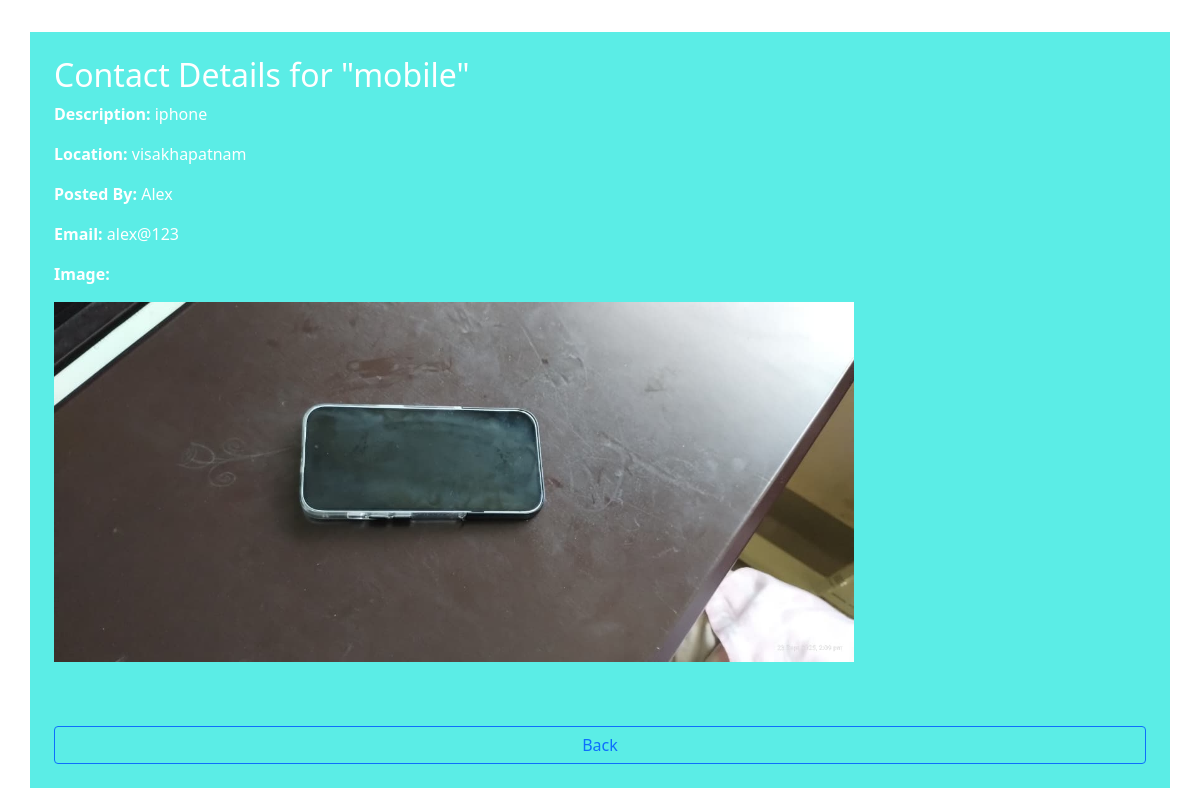
Screenshot of /finder/2/contact/ (signed in) with the database file from the repository.
### thegoodfind/models.py (models this page shows, shortened)
class Finder(models.Model):
    name = models.CharField(max_length=100)
    description = models.TextField()
    location = models.CharField(max_length=150)
    found_date = models.DateTimeField(null=True, blank=True)
    image = models.ImageField(upload_to='finder_images/', null=True, blank=True)
    created_at = models.DateTimeField(auto_now_add=True)
    posted_by = models.ForeignKey(
        User,
        on_delete=models.SET_NULL,
        null=True,
        blank=True,
        related_name="finder_items"
    )

### project/views.py (the view)
# urls.py: path('finder/<int:pk>/contact/', views.finder_contact, name='finder_contact'),
@login_required(login_url='login')
def finder_contact(request, pk):
    item = get_object_or_404(Finder, pk=pk)
    context = {
        "item": item,
        "poster_name": item.posted_by.username if item.posted_by else "Unknown",
        "poster_email": item.posted_by.email if item.posted_by else "Not available",
    }
    return render(request, "finder_contact.html", context)

### templates/finder_contact.html (shortened to what this page needs)
{% extends "index.html" %}
{% block content %}
<div class="container" style="margin-top: 2rem; background-color: rgb(91, 237, 230); padding: 2%; color: white;">
    <h2>Contact Details for "{{ item.name }}"</h2>
    <p><strong>Description:</strong> {{ item.description }}</p>
    <p><strong>Location:</strong> {{ item.location }}</p>
    {% if item.posted_by %}
        <p><strong>Posted By:</strong> {{ item.posted_by.username }}</p>
        <p><strong>Email:</strong> {{ item.posted_by.email }}</p>
    {% else %}
        <p><strong>Posted By:</strong> Not available</p>
        <p><strong>Email:</strong> Not available</p>
    {% endif %}
    {% if item.image %}
        <p><strong>Image:</strong></p>
        <img src="{{ item.image.url }}" alt="{{ item.name }}" style="max-width: 800px;"><br /><br /><br />
    {% endif %}
    <a href="javascript:history.back()" class="btn btn-outline-primary" style="margin: 1rem auto 0 auto; display: block;">Back</a>
</div>
{% endblock %}

### rows the page displays
Finder: name "mobile", description "iphone", location "visakhapatnam", posted_by.username "Alex", posted_by.email "alex@123", image (picture)
